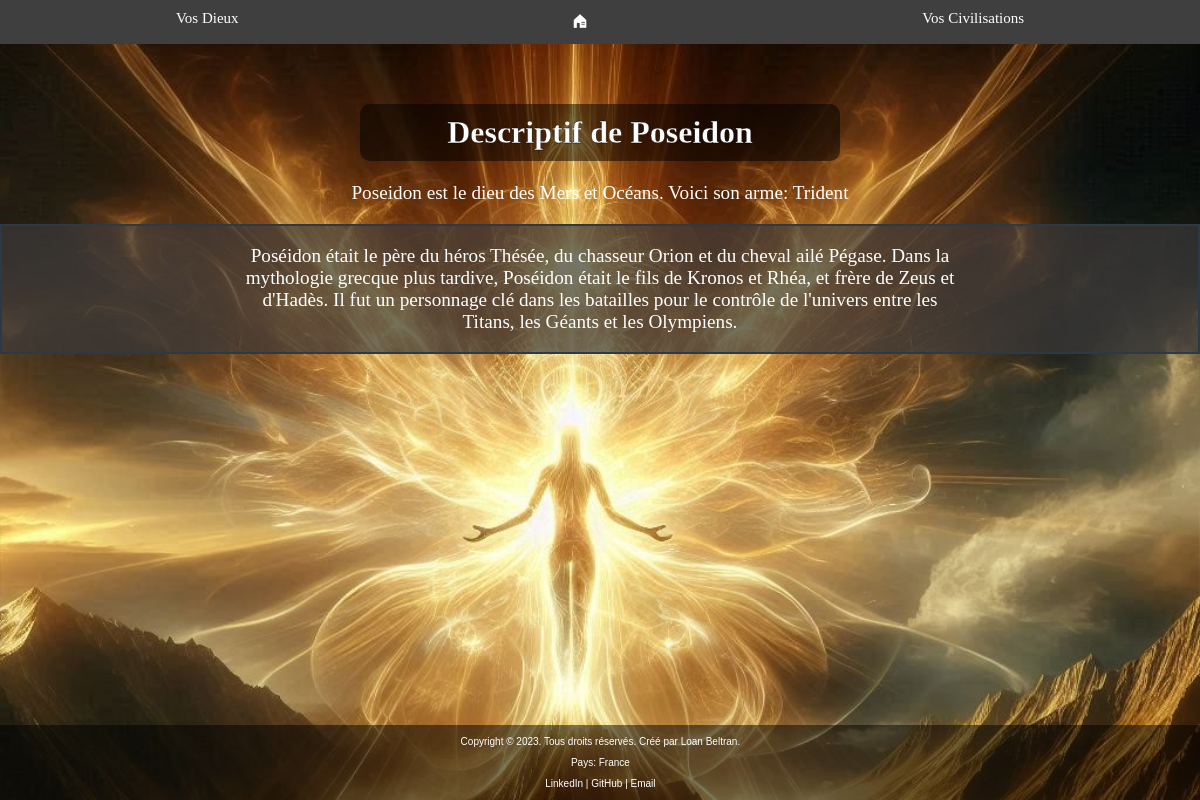
Screenshot of /antiquite/affiche/14/ with the database file from the repository.
### dieux/models.py (models this page shows, shortened)
class Dieu(models.Model):
    nom = models.CharField(max_length=100)
    association = models.CharField(max_length=100)
    arme = models.CharField(max_length=100, blank=True, null=True)
    histoire = models.TextField(null=True, blank=True)
    civilisation = models.ForeignKey("civilisation", on_delete=models.CASCADE, default=None)

### dieux/views.py (the view)
# urls.py: path('affiche/<int:id>/', views.affiche),
def affiche(request, id):
    dieu = models.Dieu.objects.get(pk=id)
    return render(request, 'GodRead/affiche.html', {'dieu': dieu})

### dieux/templates/GodRead/affiche.html (shortened to what this page needs)
<!DOCTYPE html>
<html lang="en">
<head>
    {% load static %}
    <link rel="stylesheet" type="text/css" href="{% static 'main.css' %}"/>
</head>
<body class="afficheGod">
{% include 'main_nav.html' %}
    <h1 class="mainTitleIndex"> Descriptif de {{ dieu.nom }}</h1>
    <p class="infoBasique"> {{dieu.nom}} est le dieu des {{dieu.association}}. Voici son arme: {{dieu.arme}}</p>
<article>
    <p class="descCivilisation"> {{dieu.histoire}}</p>
</article>
{% include 'main_footer.html' %}
</body>
</html>

### dieux/templates/main_nav.html
<nav>
    <a href="/antiquite/allGod/">Vos Dieux</a>
    <a href="/antiquite/"> <img src="/static/img/houseN.png" class="houseN"></a>
    <a href="/antiquite/allCivilisation/">Vos Civilisations</a>
</nav>

### dieux/templates/main_footer.html
<footer class="footer">
      <p>Copyright &copy; 2023. Tous droits réservés. Créé par Loan Beltran.</p>
      <p>Pays: France</p>
      <p>
          <a href="https://www.linkedin.com/in/loan-beltran-0528a1257/" target="_blank">LinkedIn</a>
          |
          <a href="https://github.com/loanbltr" target="_blank">GitHub</a>
          |
          <a href="mailto:loan.beltran01@gmail.com">Email</a>
      </p>
  </footer>

### dieux/static/main.css (style rules this page uses)
* { text-decoration: none; }
body { padding: 0; margin: 0; box-sizing: border-box; }
nav { text-align: center; background-color: rgb(64, 63, 63); padding: 10px; margin: 0px; display: flex; justify-content: space-around; }
nav a { color: white; font-size: 15px; }
.houseN { width: 20px; }
.mainTitleIndex { -webkit-text-stroke: 0.3px black; text-stroke: 2px white; color: white; -webkit-text-fill-color: white; text-align: center; padding-top: 2%; background-color: rgb(0,0,0, 0.5); margin-right: 30%; margin-left: 30%; margin-top: 60px; padding-top: 10px; padding-bottom: 10px; border-radius: 10px; }
.footer { background-color: rgb(0,0,0, 0.5);; padding: 1px; text-align: center; font-family: Arial, sans-serif; color: #fff; position: absolute; bottom: 0; width: 99.9%; font-size: 10px; }
.footer a { color: #fff; text-decoration: none; }
.infoBasique, .descGod, .descCivilisation, .infoBasiqueC { text-align: center; font-size: 120%; }
.descGod, .descCivilisation { margin-left: 20%; margin-right: 20%; }
.afficheGod { background-image: url("img/divin.jpg"); background-repeat: no repeat; background-size: cover; }
.descCivilisation, .infoBasiqueC, .infoBasique { color: #ffffff; }
article { border-style: solid; border-width: 2px; background-color: rgb(61,57,57,0.7); text-align: center; margin-top: 10px; margin-bottom: 20px; border: #2c3a47 solid 2px; }

### rows the page displays
Dieu: nom "Poseidon", association "Mers et Océans", arme "Trident", histoire "Poséidon était le père du héros Thésée, du chasseur Orion et du cheval ailé Pégase. Dans la mythologie grecque plus tardive, Poséidon était le fils de Kronos et Rhéa, et frère de Zeus et d'Hadès. Il fut un personnage clé dans les batailles pour le contrôle de l'univers entre les Titans, les Géants et les Olympiens."
